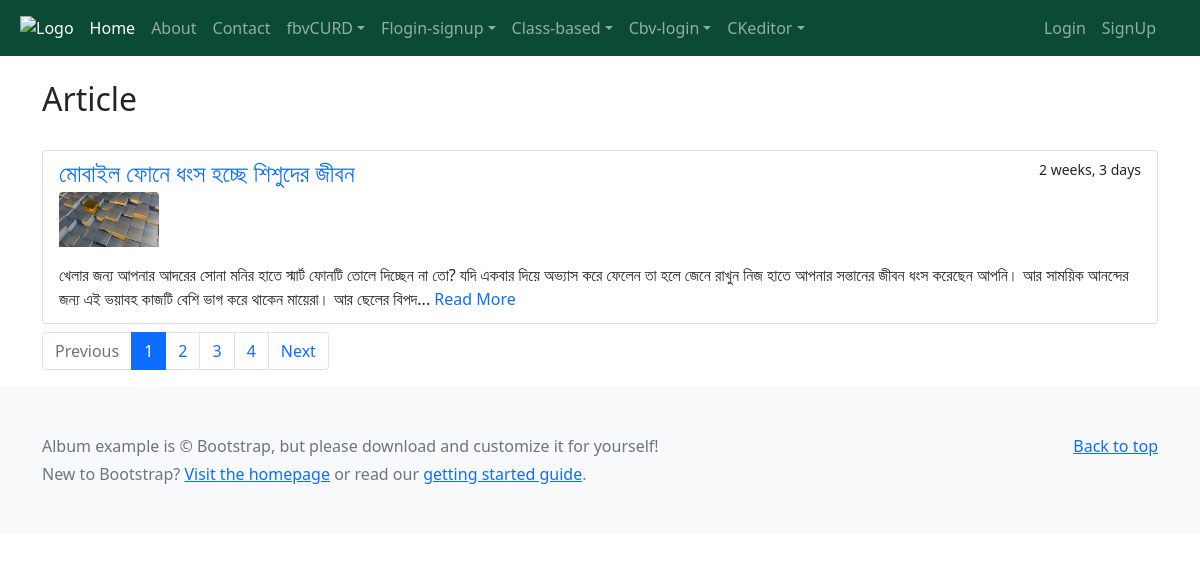
The page /cbv/cindex/ on the database its author committed.
### proj2app2/models.py (models this page shows, shortened)
class CbvArticle(models.Model):
    img = models.ImageField(upload_to='img/')
    title = models.CharField(max_length=200)
    description = models.TextField()
    datetime = models.DateTimeField(auto_now_add=False)
    class Meta:
        verbose_name_plural = 'Cbv Articles'
    def excerptf(self):
        return self.description[0:250]

### proj2app2/views.py (the view)
# urls.py: path('cindex/', CbvArticleListView.as_view(), name = 'c_index'),
class CbvArticleListView(ListView):
     model = CbvArticle
     template_name = 'cbvtemplate/cindex.html'
     context_object_name = "article_list"
     paginate_by = 1

### templates/cbvtemplate/cindex.html
{% extends "includes/base.html" %}
{% block content %}
    <div class="container">
       <h2 class="my-4">Article</h2>
    {% for article in article_list %}
        <div class="list-group">
        <div class="list-group-item my-2" >
            <div class="d-flex w-100 justify-content-between">
            <h4 class="mb-1"><a href="{% url 'article_details' article.id %}" style="text-decoration:none;">{{ article.title }}</a></h4>
            <small> {{ article.datetime | timesince }}</small>
            </div>
            <p> <img src="{{article.img.url }}" width="100" height="100" class="img-fluid rounded-top" alt=""></p>
            <p class="mb-1">{{ article.excerptf }}... <a href="{% url 'article_details' article.id %}" style="text-decoration:none;"> Read More</a></p>
        </div>
        </div>
    {% endfor %}
    {% if is_paginated %}
    <ul class="paginationfh">
        {% if page_obj.has_previous %}
        <li class="page-item" ><a class="page-link" href="?page={{ page_obj.previous_page_number }}">Previous</a></li>
        {% else %}
        <li class="page-item disabled">
        <a class="page-link" href="#" tabindex="-1" aria-disabled="true">Previous</a>
        </li>
        {% endif %}
        {% for i in paginator.page_range %}
        {% if page_obj.number == i %}
            <li class="page-item active " aria-current="page"><a class="page-link" href="#">{{ i }}  </a> </li>
        {% else %}
            <li class="page-item"><a class="page-link" href="?page={{ i }}">{{ i }}</a></li>
        {% endif %}
        {% endfor %}
        {% if page_obj.has_next %}
        <li class="page-item"><a class="page-link" href="?page={{ page_obj.next_page_number }}">Next</a></li>
        {% else %}
        <li class="page-item disabled">
        <a class="page-link" href="#" tabindex="-1" aria-disabled="true">Next</a>
        </li>
        {% endif %}
    </ul>
    {% endif %}
</div>
{% endblock %}

### static/css/style.css (style rules this page uses)
.paginationfh { display: flex; padding-left: 0; list-style: none; }

### rows shown on the page
CbvArticle: title "মোবাইল ফোনে ধংস হচ্ছে শিশুদের জীবন", datetime "2 weeks, 3 days", img (picture), excerptf "খেলার জন্য আপনার আদরের সোনা মনির হাতে স্মার্ট ফোনটি তোলে দিচ্ছেন না তো? যদি একবার দিয়ে অভ্যাস করে ফেলেন তা হলে জেনে রাখুন নিজ হাতে আপনার সন্তানের জীবন ধংস করেছেন আপনি। আর সাময়িক আনন্দের জন্য এই ভয়াবহ কাজটি বেশি ভাগ করে থাকেন মায়েরা। আর ছেলের বিপদ"

### other values the page prints
{{ i }} "1"
{{ i }} "2" "3" "4"
